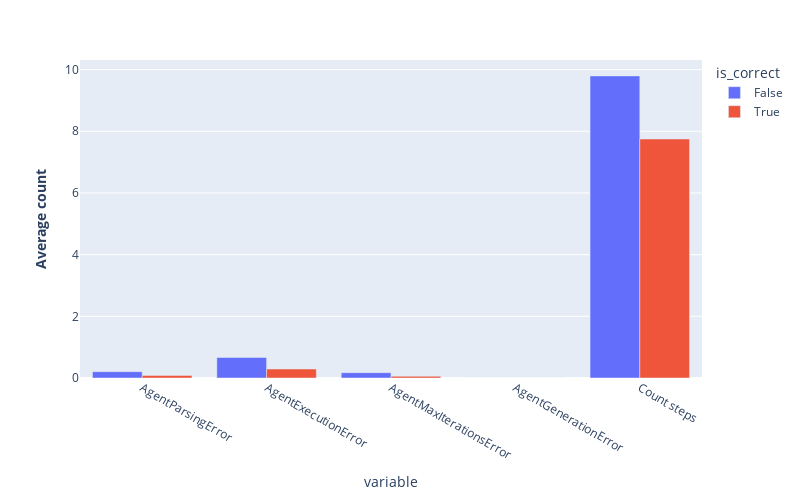

Notebook source saved alongside this figure:
### Code cell
import plotly.express as px


aggregate_errors = (
    sel_df.groupby(["is_correct"])[error_types + ["Count steps"]]
    .mean()
    .reset_index()
    .melt(id_vars=["is_correct"])
)

fig = px.bar(
    aggregate_errors,
    y="value",
    x="variable",
    color="is_correct",
    labels={
        "agent_name": "<b>LLM Engine</b>",
        "task": "<b>Level</b>",
        "aggregate_score": "<b>Performance</b>",
        "value": "<b>Average count</b>",
        "eval_score_GPT4": "<b>Score</b>",
    },
)
fig.update_layout(
    height=500,
    width=800,
    barmode="group",
    bargroupgap=0.0,
)
fig.update_traces(textposition="outside")
fig.write_image("figures/aggregate_errors.png", scale=3)
fig.show()

### Figure 1 — Plotly figure (JSON) as saved in the notebook; plotly's stock layout.template omitted (floating-point values rounded to 4 significant figures)
{"data": [{"alignmentgroup": "True", "hovertemplate": "is_correct=False<br>variable=%{x}<br><b>Average count</b>=%{y}<extra></extra>", "legendgroup": "False", "marker": {"color": "#636efa", "pattern": {"shape": ""}}, "name": "False", "offsetgroup": "False", "orientation": "v", "showlegend": true, "textposition": "outside", "type": "bar", "x": ["AgentParsingError", "AgentExecutionError", "AgentMaxIterationsError", "AgentGenerationError", "Count steps"], "xaxis": "x", "y": [0.2043, 0.6667, 0.172, 0, 9.796], "yaxis": "y"}, {"alignmentgroup": "True", "hovertemplate": "is_correct=True<br>variable=%{x}<br><b>Average count</b>=%{y}<extra></extra>", "legendgroup": "True", "marker": {"color": "#EF553B", "pattern": {"shape": ""}}, "name": "True", "offsetgroup": "True", "orientation": "v", "showlegend": true, "textposition": "outside", "type": "bar", "x": ["AgentParsingError", "AgentExecutionError", "AgentMaxIterationsError", "AgentGenerationError", "Count steps"], "xaxis": "x", "y": [0.08333, 0.2917, 0.05556, 0, 7.75], "yaxis": "y"}], "layout": {"bargroupgap": 0, "barmode": "group", "height": 500, "legend": {"title": {"text": "is_correct"}, "tracegroupgap": 0}, "margin": {"t": 60}, "width": 800, "xaxis": {"anchor": "y", "domain": [0, 1], "title": {"text": "variable"}}, "yaxis": {"anchor": "x", "domain": [0, 1], "title": {"text": "<b>Average count</b>"}}}}
